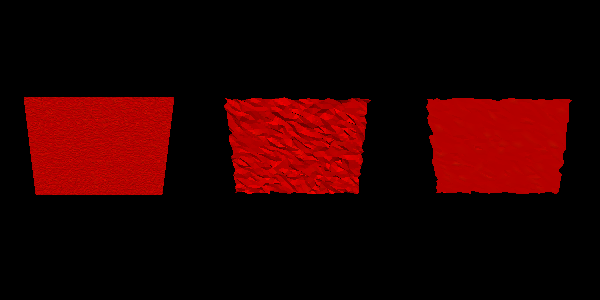

Write the Python code that produced this figure.
#!/usr/bin/env python

# Compare quadric decimation with and without volume preservation
# on a noisy planar surface, shown in three viewports.

# Factory overrides
import vtkmodules.vtkInteractionStyle  # noqa: F401
import vtkmodules.vtkRenderingOpenGL2  # noqa: F401

from vtkmodules.vtkFiltersCore import (
    vtkQuadricDecimation,
    vtkTriangleFilter,
)
from vtkmodules.vtkFiltersGeneral import (
    vtkRandomAttributeGenerator,
    vtkWarpScalar,
)
from vtkmodules.vtkFiltersSources import vtkPlaneSource
from vtkmodules.vtkRenderingCore import (
    vtkActor,
    vtkCamera,
    vtkPolyDataMapper,
    vtkRenderWindow,
    vtkRenderWindowInteractor,
    vtkRenderer,
)

resolution = 100

# Source: high-resolution plane
plane_source = vtkPlaneSource()
plane_source.SetResolution(resolution, resolution)

# Triangulate
triangle_filter = vtkTriangleFilter()
triangle_filter.SetInputConnection(plane_source.GetOutputPort())

# Add random scalars for jitter
random_attr = vtkRandomAttributeGenerator()
random_attr.SetInputConnection(triangle_filter.GetOutputPort())
random_attr.GeneratePointScalarsOn()
random_attr.SetMinimumComponentValue(-0.05)
random_attr.SetMaximumComponentValue(0.05)

# Warp geometry by the random scalars
warp = vtkWarpScalar()
warp.SetInputConnection(random_attr.GetOutputPort())
warp.SetScaleFactor(0.02)

# Decimation without volume constraint
decimation_no_volume = vtkQuadricDecimation()
decimation_no_volume.SetInputConnection(warp.GetOutputPort())
decimation_no_volume.SetTargetReduction(0.95)
decimation_no_volume.AttributeErrorMetricOn()
decimation_no_volume.VolumePreservationOff()

# Decimation with volume constraint
decimation_with_volume = vtkQuadricDecimation()
decimation_with_volume.SetInputConnection(warp.GetOutputPort())
decimation_with_volume.SetTargetReduction(0.95)
decimation_with_volume.AttributeErrorMetricOn()
decimation_with_volume.VolumePreservationOn()

# Left viewport: original warped surface
mapper0 = vtkPolyDataMapper()
mapper0.SetInputConnection(warp.GetOutputPort())
actor0 = vtkActor()
actor0.SetMapper(mapper0)

# Middle viewport: decimated without volume preservation
mapper1 = vtkPolyDataMapper()
mapper1.SetInputConnection(decimation_no_volume.GetOutputPort())
actor1 = vtkActor()
actor1.SetMapper(mapper1)

# Right viewport: decimated with volume preservation
mapper2 = vtkPolyDataMapper()
mapper2.SetInputConnection(decimation_with_volume.GetOutputPort())
actor2 = vtkActor()
actor2.SetMapper(mapper2)

# Three side-by-side viewports
renderer0 = vtkRenderer()
renderer0.SetViewport(0, 0, 0.33, 1)
renderer0.AddActor(actor0)
renderer0.SetBackground(0, 0, 0)

renderer1 = vtkRenderer()
renderer1.SetViewport(0.33, 0, 0.66, 1)
renderer1.AddActor(actor1)
renderer1.SetBackground(0, 0, 0)

renderer2 = vtkRenderer()
renderer2.SetViewport(0.66, 0, 1, 1)
renderer2.AddActor(actor2)
renderer2.SetBackground(0, 0, 0)

# Window
render_window = vtkRenderWindow()
render_window.AddRenderer(renderer0)
render_window.AddRenderer(renderer1)
render_window.AddRenderer(renderer2)
render_window.SetSize(600, 300)
render_window.SetWindowName("quadric decimation volume preserve")

# Scene
camera = vtkCamera()
camera.SetFocalPoint(0, 0, 0)
camera.SetPosition(0, 0, 1)
camera.Elevation(45.0)
renderer0.SetActiveCamera(camera)
renderer1.SetActiveCamera(camera)
renderer2.SetActiveCamera(camera)
renderer0.ResetCamera()

# Print bounds for comparison
decimation_no_volume.Update()
decimation_with_volume.Update()
print(f"Bounds (volume preserve off): ({decimation_no_volume.GetOutput().GetPoints().GetBounds()})")
print(f"Bounds (volume preserve on): ({decimation_with_volume.GetOutput().GetPoints().GetBounds()})")

# Interactor
interactor = vtkRenderWindowInteractor()
interactor.SetRenderWindow(render_window)

interactor.Initialize()
interactor.Start()
